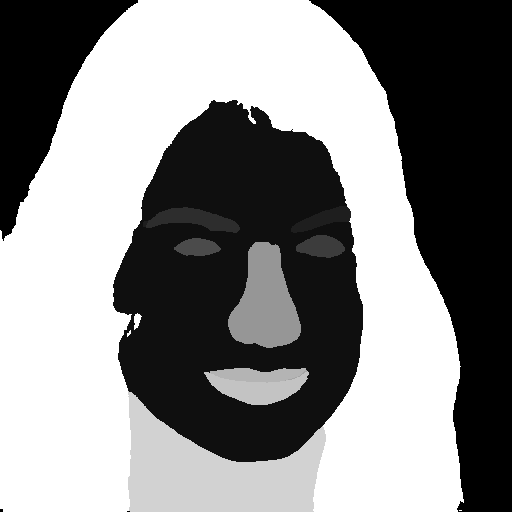
#> input picture trying_out/0.png, 512 x 512 px, found by its file name
$ python temp_new.py
#> lines starting #> are read from the running program, lines starting #| are printed output that depends on the picture
from scipy import ndimage
import imageio
import matplotlib.pyplot as plt
import matplotlib
# Since you are generating a random colormap, it's no surprise the colors are not consistent.

# You want to create one colormap with your colors of choice, and pass that colormap to each image, regardless of the number of blobs present. Note however, that by default the colormaps are normalized to the range of your data. Since the range of the data changes depending on the number of blobs found, you need to explicitly set the normalization using vmin = and vmax. Here is a demonstration using 4 different images:


colors = ['black', 'red', 'green', 'yellow', 'pink', 'orange']
vmin = 0
vmax = len(colors)
cmap = matplotlib.colors.ListedColormap(colors)


fig, axs = plt.subplots(4, 1, figsize=(3, 3*4))
for file, ax in zip(['./CelebAMask-HQ/mask/0.png', './CelebAMask-HQ/mask/1.png', './CelebAMask-HQ/mask/2.png', './CelebAMask-HQ/mask/3.png'], axs):
    im = imageio.imread(file)
#> im is the input picture: shape (512, 512); min 0, max 17, mean 8.97
    blobs, number_of_blobs = ndimage.label(im)
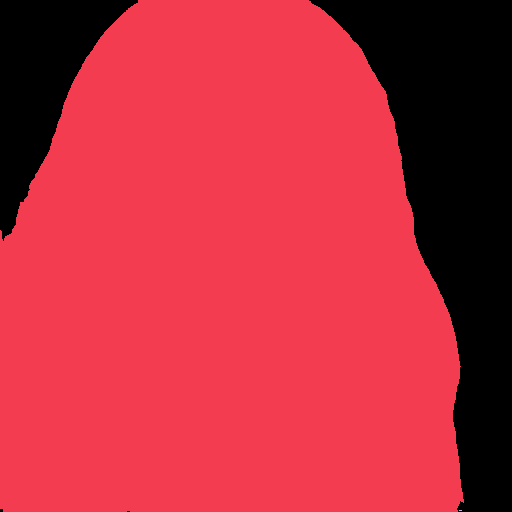
#> blobs: shape (512, 512) int32; 3 distinct labels, from 0 to 2; one colour per label, 0 black
#> number_of_blobs = 2
    ax.imshow(blobs, cmap=cmap, vmin=vmin, vmax=vmax)
#> pass 2 of the loop `for file, ax in zip(['./CelebAMask-HQ/mask/0.png', './CelebAMask-HQ/ma..`:
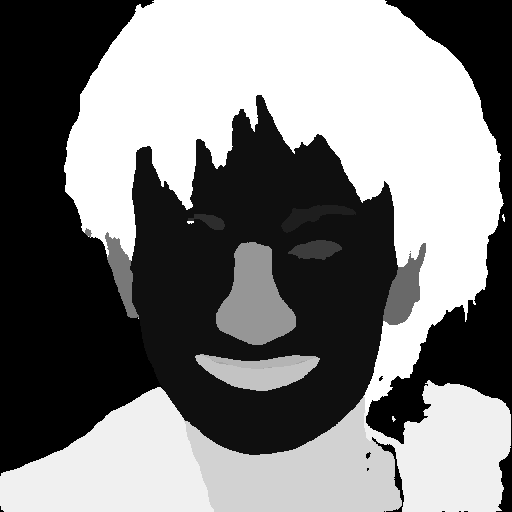
#> input picture trying_out/1.png, 512 x 512 px, found by its file name
#> im is the input picture: shape (512, 512); min 0, max 17, mean 8.32
#> `blobs, number_of_blobs = ndimage.label(im)`:
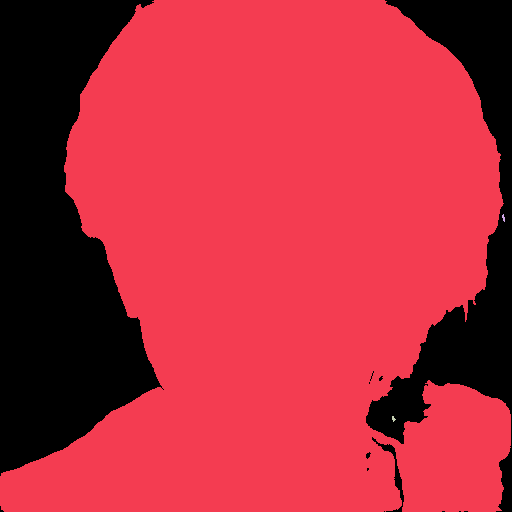
#> blobs: shape (512, 512) int32; 4 distinct labels, from 0 to 3; one colour per label, 0 black
#> number_of_blobs = 3
#> pass 3 of the loop `for file, ax in zip(['./CelebAMask-HQ/mask/0.png', './CelebAMask-HQ/ma..`:
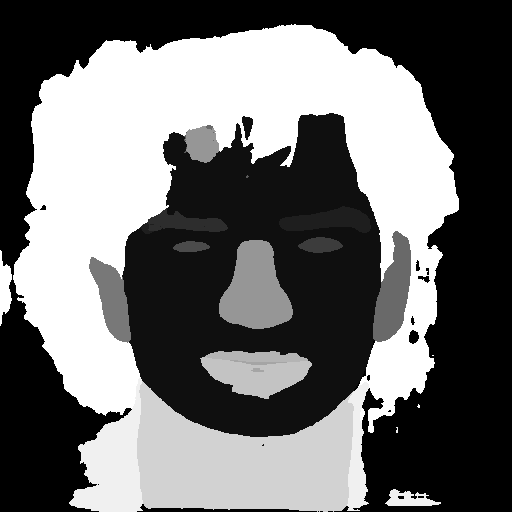
#> input picture trying_out/2.png, 512 x 512 px, found by its file name
#> im is the input picture: shape (512, 512); min 0, max 17, mean 7.25
#> `blobs, number_of_blobs = ndimage.label(im)`:
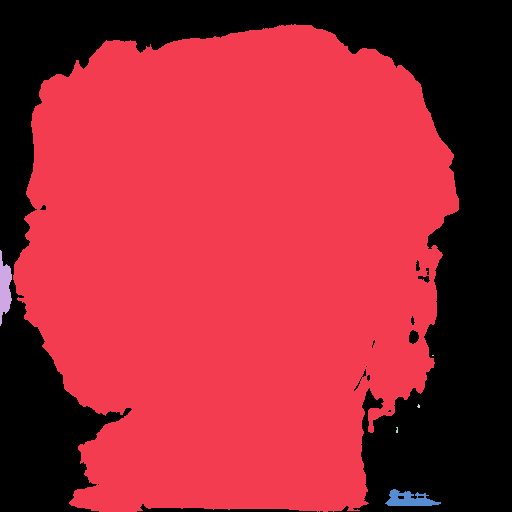
#> blobs: shape (512, 512) int32; 7 distinct labels, from 0 to 6; one colour per label, 0 black
#> number_of_blobs = 6
#> the loop made 4 passes; the first 3 are shown
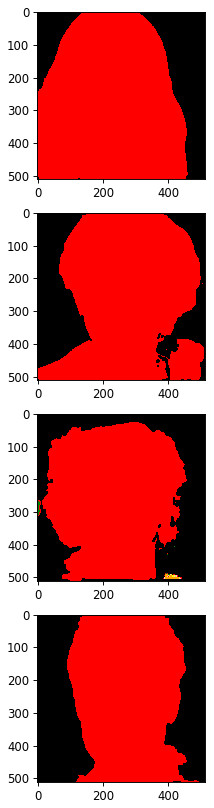
#> figure drawn by matplotlib, 4 panels
